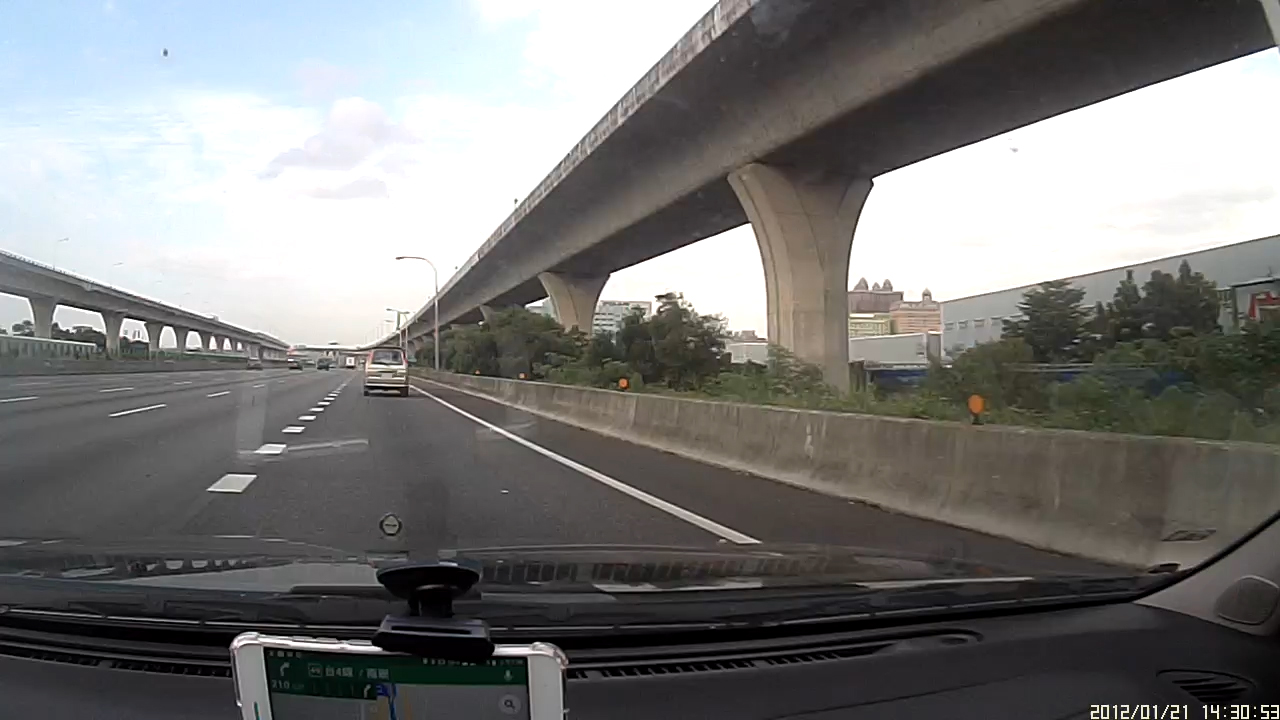
#> input picture VISION/FT700/ch11/road.jpg, 1280 x 720 px
$ python 11-3.py
#> lines starting #> are read from the running program, lines starting #| are printed output that depends on the picture; after the words box and inside, x2 and y2 are one past the last pixel; in counts of white or black regions, pixels touching at a corner belong together
#> further down, img is the input picture: shape (720, 1280, 3); mean B, G, R 121.2, 122.3, 122.5
### VISION/FT700/ch11/autocar_module.py
import cv2
import numpy as np

def get_edge(img):
    gray = cv2.cvtColor(img, cv2.COLOR_BGR2GRAY)    # 灰階處理
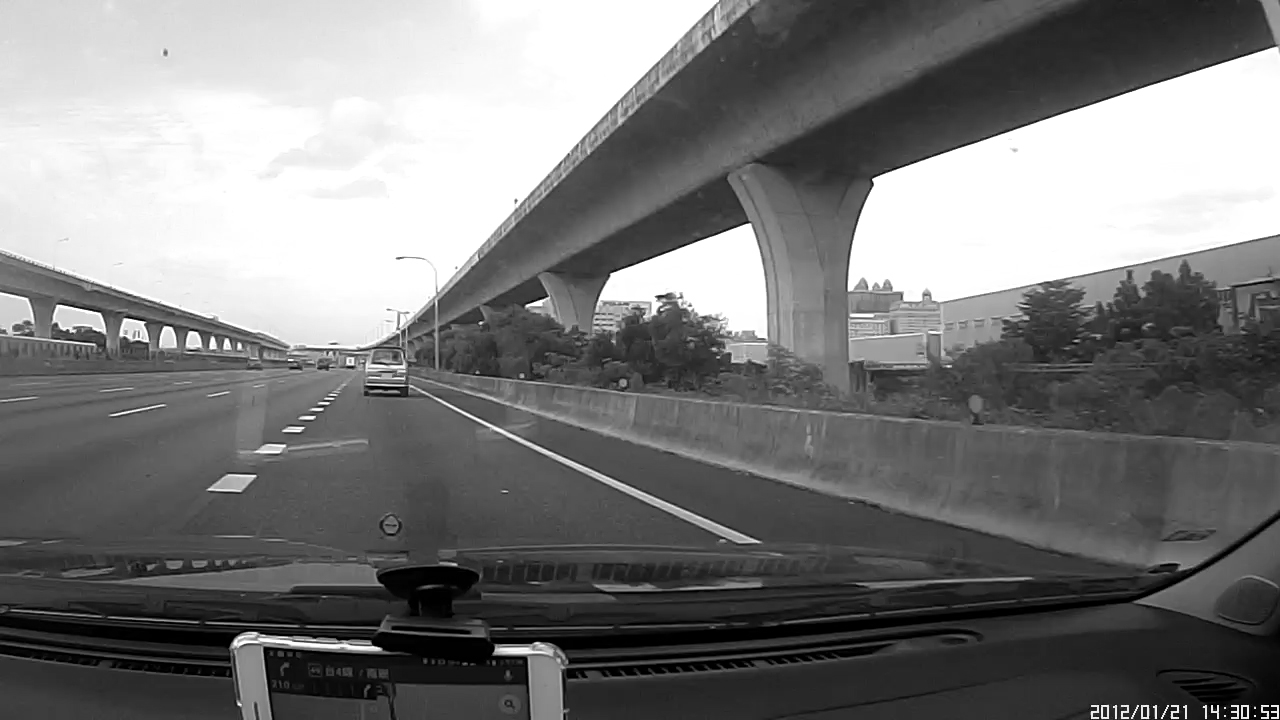
#> gray: shape (720, 1280); min 0, max 255, mean 122.3
    blur = cv2.GaussianBlur(gray, (13, 13), 0)        # 高斯模糊
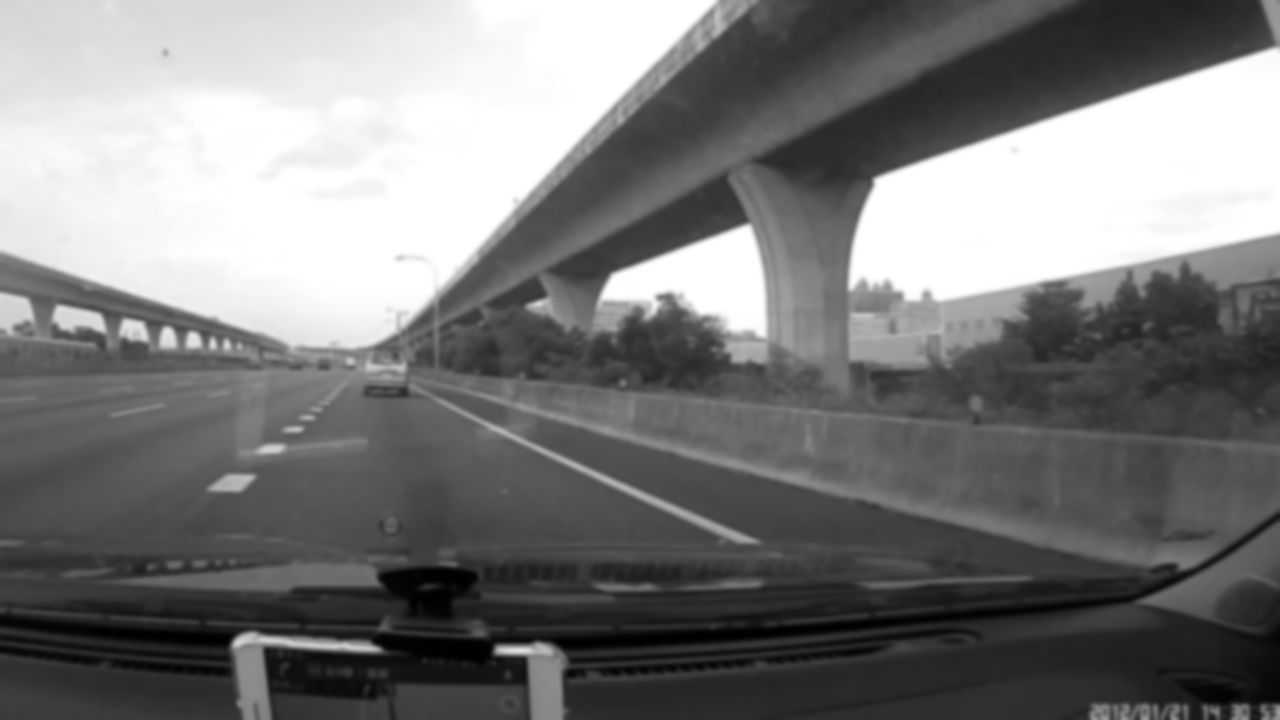
#> blur: shape (720, 1280); min 0, max 255, mean 122.3
    canny = cv2.Canny(blur, 50, 150)                # 邊緣偵測
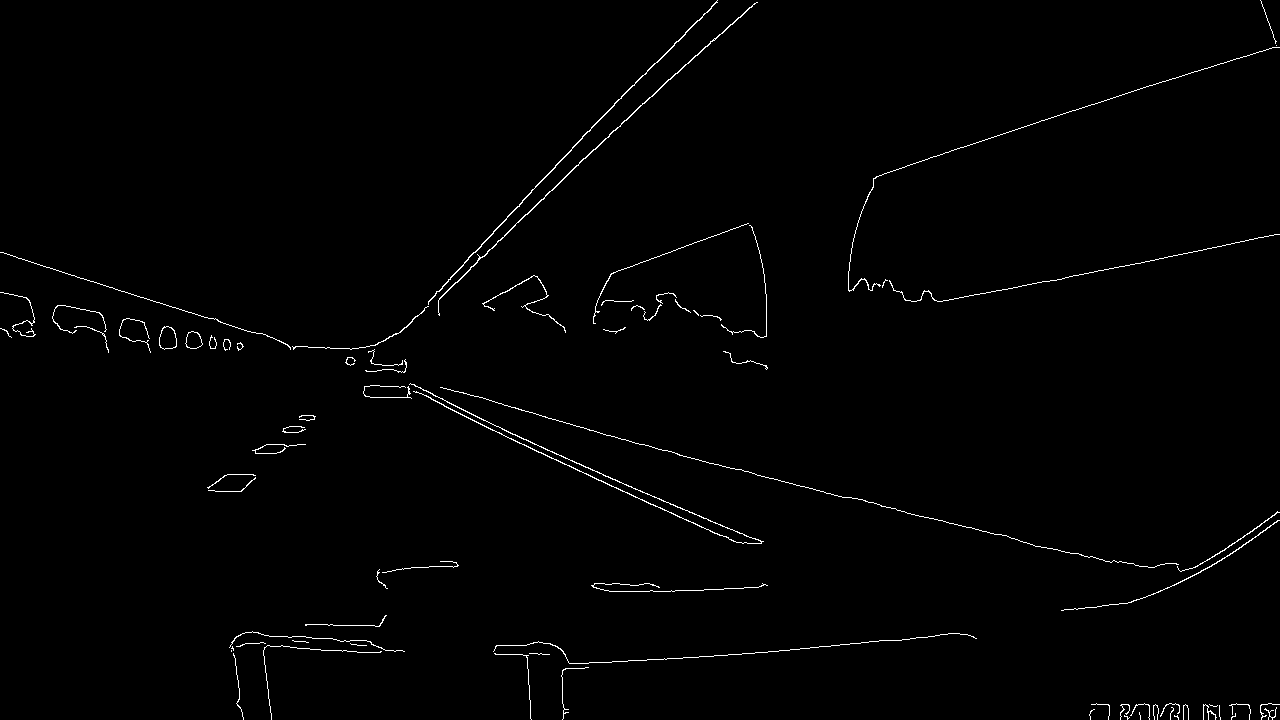
#> canny: shape (720, 1280); 1% white in thin lines or dots
    return canny

# [55 lines left out: functions get_roi, draw_lines, get_avglines, get_sublines, not called in this run]

### VISION/FT700/ch11/11-3.py
import cv2
import autocar_module as m
import numpy as np

img = cv2.imread('road.jpg')
edge = m.get_edge(img)              # 邊緣偵測
mask = np.zeros_like(edge)          # 全黑遮罩
points = np.array([[[146, 539],     # 建立多邊座標
                    [781, 539],
                    [515, 417],
                    [296, 397]]])
cv2.fillPoly(mask, points, 255)     # 繪製三角形
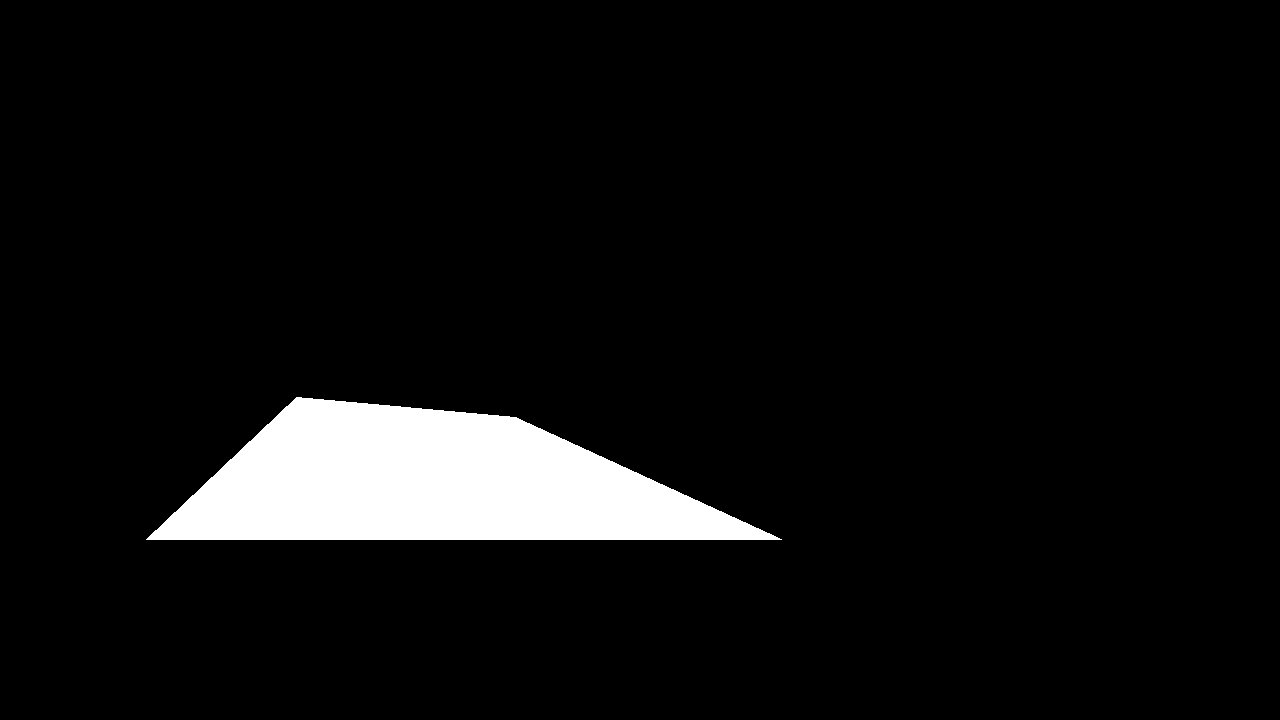
#> mask: shape (720, 1280); 6.1% white; 1 white region, box (x1, y1, x2, y2) and area: (146, 397, 782, 540) 56420
cv2.imshow('Mask', mask)
cv2.waitKey(0)
cv2.destroyAllWindows()
